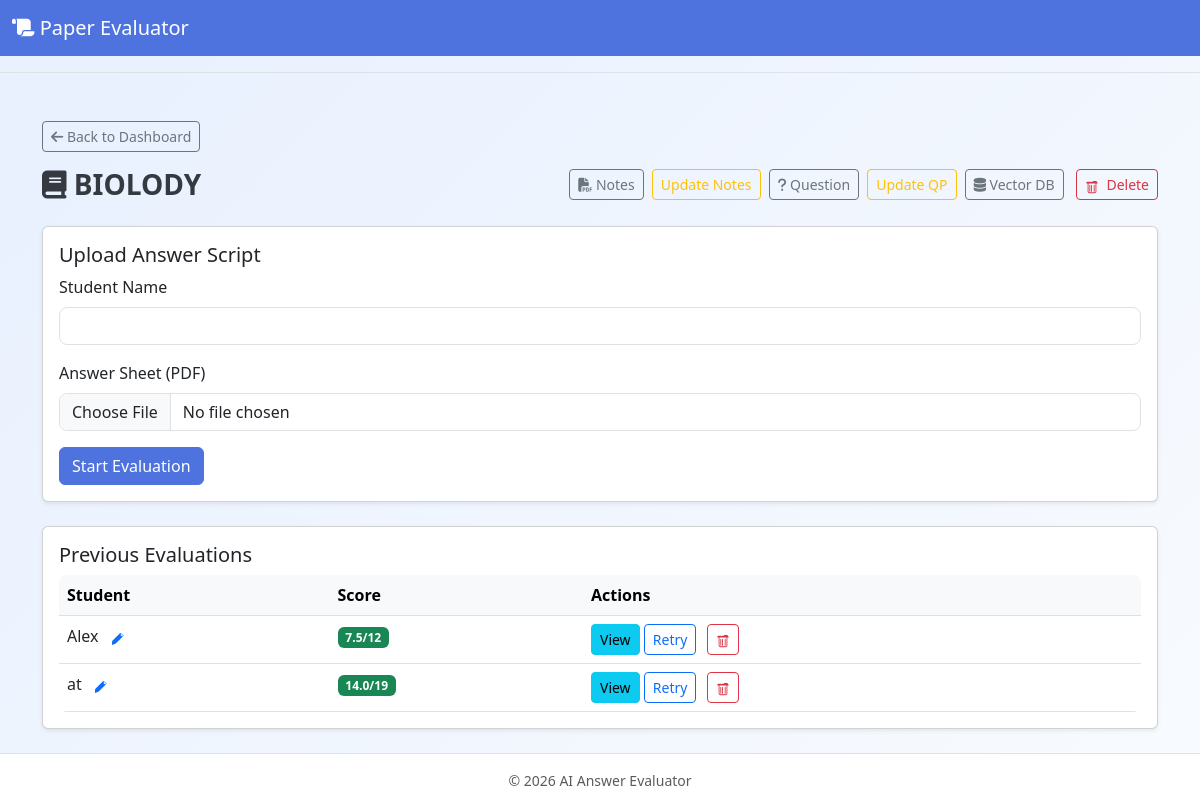
The app's page /subject/1, older data.
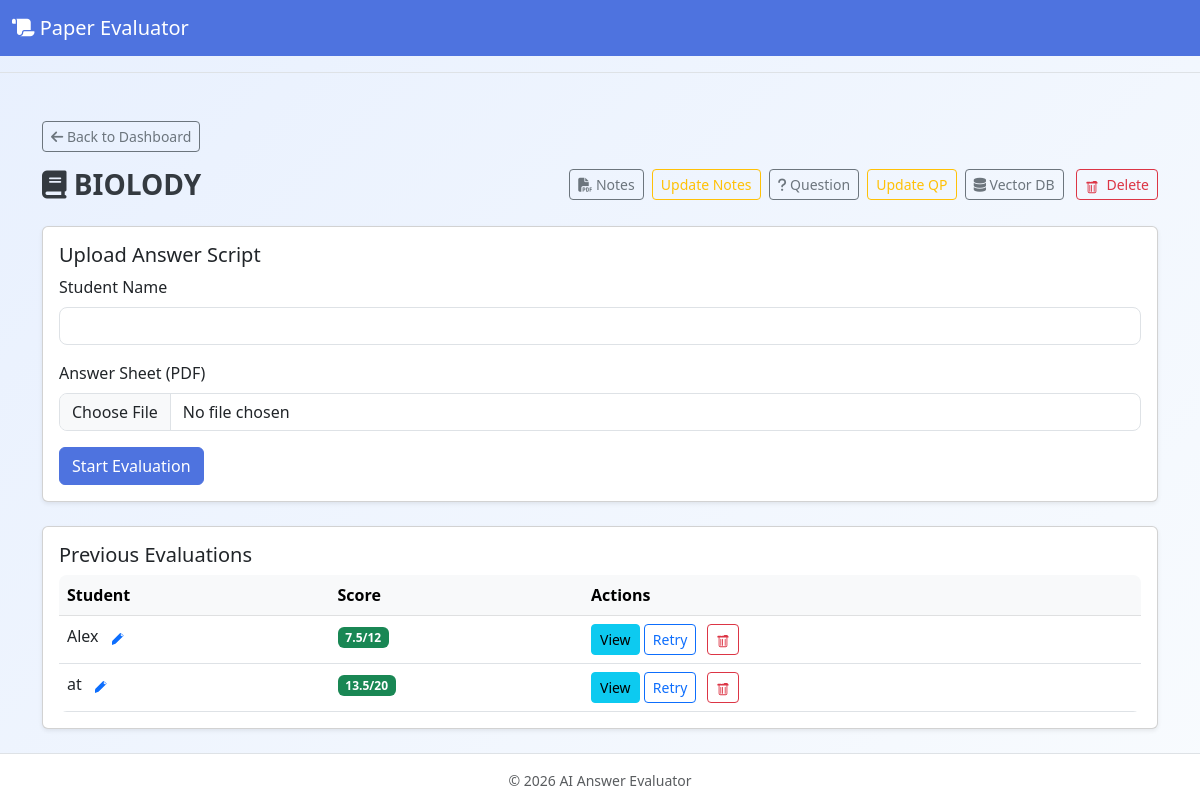
The same page, newer data.
### server.py (models this page shows)
class Evaluation(db.Model):
    id = db.Column(db.Integer, primary_key=True)
    subject_id = db.Column(db.Integer, db.ForeignKey('subject.id'), nullable=False)
    student_name = db.Column(db.String(120))
    score = db.Column(db.String(100))
    answer_path = db.Column(db.String(500))
    created_at = db.Column(db.DateTime, default=lambda: datetime.now(timezone.utc))
    result_text = db.Column(db.Text)
    answer_parsing = db.Column(db.Text)  # parsed answer from student's PDF
    markings = db.Column(db.Text)  # LLM response with detailed markings (JSON)
    eval_history = db.Column(db.Text, default='[]')

### server.py (the view, shortened to what this page needs)
@app.route('/subject/<int:subj_id>')
def view_subject(subj_id):
    subj = Subject.query.get_or_404(subj_id)
    evaluations = Evaluation.query.filter_by(subject_id=subj_id).all()
    for ev in evaluations:
        ev.display_score = get_highest_score(ev)
    return render_template('subject.html', subject=subj, evaluations=evaluations)

### server.py (called while the page is built)
def now():
    return datetime.now(timezone.utc)

def get_highest_score(evaluation):
    try:
        history = json.loads(evaluation.eval_history or '[]')
    except:
        history = []
    if not history:
        return evaluation.score  # Fallback to current score if no history
    scores = []
    for attempt in history:
        score_str = attempt.get('score')
        if score_str and score_str != 'None':
            try:
                numerator = float(score_str.split('/')[0])
                scores.append(numerator)
            except:
                pass
    if not scores:
        return evaluation.score
    highest_attempt = max(history, key=lambda x: float(x.get('score', '0').split('/')[0]) if x.get('score') else 0)
    return highest_attempt.get('score', evaluation.score)

@app.context_processor
def inject_now():
    return {'now': now}

### templates/subject.html (shortened to what the changed rows need)
{% extends 'layout.html' %}
{% block content %}
<div class="card shadow-sm">
  <div class="card-body">
    <div class="table-responsive">
      <table class="table table-hover mb-0">
        <thead class="table-light">
          <tr>
            <th>Student</th>
            <th>Score</th>
            <th>Actions</th>
          </tr>
        </thead>
        <tbody>
          {% for ev in evaluations %}
          <tr>
            <td>
              <span id="name-display-{{ ev.id }}">{{ ev.student_name }}</span>
              <button class="btn btn-sm btn-link p-0 ms-2" data-bs-toggle="collapse" data-bs-target="#rename-form-{{ ev.id }}" aria-label="Edit name">
              </button>
            </td>
             <td>
               <span id="score-{{ ev.id }}">
                 {% if ev.display_score %}
                   <span class="badge bg-success">{{ ev.display_score }}</span>
                 {% elif ev.score is not none %}
                   <span class="badge bg-success">{{ ev.score }}</span>
                 {% else %}
                   <span class="badge bg-warning text-dark">Pending</span>
                 {% endif %}
               </span>
             </td>
             <td>
               <a href="{{ url_for('show_result', eval_id=ev.id) }}" class="btn btn-sm btn-info view-btn" id="view-btn-{{ ev.id }}">{% if ev.score is none %}Check Error{% else %}View{% endif %}</a>
               <button class="btn btn-sm btn-outline-primary retry-btn" data-eval-id="{{ ev.id }}">Retry</button>
              <form method="post" action="{{ url_for('delete_evaluation', eval_id=ev.id) }}" style="display:inline-block;margin-left:6px;" onsubmit="return confirm('Delete this evaluation?');">
                <button class="btn btn-sm btn-outline-danger" aria-label="Delete evaluation">
                </button>
              </form>
             </td>
          </tr>
          {% else %}
          <tr><td colspan="3" class="text-center">No evaluations yet.</td></tr>
          {% endfor %}
        </tbody>
      </table>
    </div>
  </div>
</div>
{% endblock %}

Row changes from the older to the newer data that the page shows:
changed Evaluation "at": display_score "14.0/19" → "13.5/20"
